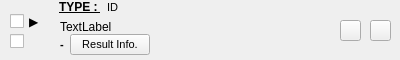
<?xml version="1.0" encoding="UTF-8"?>
<ui version="4.0">
 <class>FormToolOption</class>
 <widget class="QWidget" name="FormToolOption">
  <property name="geometry">
   <rect>
    <x>0</x>
    <y>0</y>
    <width>400</width>
    <height>60</height>
   </rect>
  </property>
  <property name="windowTitle">
   <string>Form</string>
  </property>
  <widget class="QPushButton" name="pushButton_option_del">
   <property name="geometry">
    <rect>
     <x>370</x>
     <y>20</y>
     <width>21</width>
     <height>21</height>
    </rect>
   </property>
   <property name="text">
    <string/>
   </property>
   <property name="icon">
    <iconset resource="../resource.qrc">
     <normaloff>:/icons/image/icons/del.png</normaloff>:/icons/image/icons/del.png</iconset>
   </property>
  </widget>
  <widget class="QPushButton" name="pushButton_option_set">
   <property name="geometry">
    <rect>
     <x>340</x>
     <y>20</y>
     <width>21</width>
     <height>21</height>
    </rect>
   </property>
   <property name="text">
    <string/>
   </property>
   <property name="icon">
    <iconset resource="../resource.qrc">
     <normaloff>:/icons/image/icons/set.png</normaloff>:/icons/image/icons/set.png</iconset>
   </property>
  </widget>
  <widget class="QLabel" name="label_info">
   <property name="geometry">
    <rect>
     <x>60</x>
     <y>18</y>
     <width>281</width>
     <height>17</height>
    </rect>
   </property>
   <property name="font">
    <font>
     <pointsize>9</pointsize>
    </font>
   </property>
   <property name="text">
    <string>TextLabel</string>
   </property>
  </widget>
  <widget class="QCheckBox" name="checkBox_run">
   <property name="geometry">
    <rect>
     <x>10</x>
     <y>10</y>
     <width>41</width>
     <height>23</height>
    </rect>
   </property>
   <property name="text">
    <string>▶</string>
   </property>
  </widget>
  <widget class="QCheckBox" name="checkBox_view">
   <property name="geometry">
    <rect>
     <x>10</x>
     <y>30</y>
     <width>41</width>
     <height>23</height>
    </rect>
   </property>
   <property name="text">
    <string/>
   </property>
   <property name="icon">
    <iconset resource="../resource.qrc">
     <normaloff>:/icons/image/icons/view.png</normaloff>:/icons/image/icons/view.png</iconset>
   </property>
  </widget>
  <widget class="QWidget" name="horizontalLayoutWidget">
   <property name="geometry">
    <rect>
     <x>59</x>
     <y>0</y>
     <width>281</width>
     <height>21</height>
    </rect>
   </property>
   <layout class="QHBoxLayout" name="horizontalLayout">
    <property name="sizeConstraint">
     <enum>QLayout::SetFixedSize</enum>
    </property>
    <item>
     <widget class="QLabel" name="label_option_type">
      <property name="font">
       <font>
        <pointsize>9</pointsize>
        <weight>75</weight>
        <bold>true</bold>
        <underline>true</underline>
        <strikeout>false</strikeout>
       </font>
      </property>
      <property name="text">
       <string>TYPE : </string>
      </property>
     </widget>
    </item>
    <item>
     <widget class="QLabel" name="label_option_id">
      <property name="font">
       <font>
        <pointsize>8</pointsize>
        <weight>50</weight>
        <bold>false</bold>
        <underline>false</underline>
       </font>
      </property>
      <property name="text">
       <string>ID</string>
      </property>
     </widget>
    </item>
   </layout>
  </widget>
  <widget class="QWidget" name="horizontalLayoutWidget_2">
   <property name="geometry">
    <rect>
     <x>60</x>
     <y>34</y>
     <width>281</width>
     <height>27</height>
    </rect>
   </property>
   <layout class="QHBoxLayout" name="horizontalLayout_2">
    <property name="sizeConstraint">
     <enum>QLayout::SetFixedSize</enum>
    </property>
    <item>
     <widget class="QLabel" name="label_info_2">
      <property name="font">
       <font>
        <pointsize>8</pointsize>
        <weight>75</weight>
        <bold>true</bold>
       </font>
      </property>
      <property name="text">
       <string>-</string>
      </property>
     </widget>
    </item>
    <item>
     <widget class="QPushButton" name="pushButton_result_more">
      <property name="font">
       <font>
        <pointsize>8</pointsize>
       </font>
      </property>
      <property name="text">
       <string>Result Info.</string>
      </property>
     </widget>
    </item>
   </layout>
  </widget>
 </widget>
 <resources>
  <include location="../resource.qrc"/>
 </resources>
 <connections/>
</ui>
